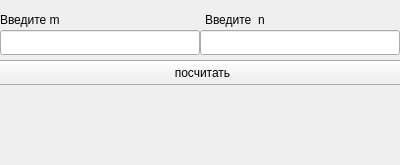
<?xml version="1.0" encoding="UTF-8"?>
<ui version="4.0">
 <class>MainWindow</class>
 <widget class="QMainWindow" name="MainWindow">
  <property name="geometry">
   <rect>
    <x>0</x>
    <y>0</y>
    <width>400</width>
    <height>165</height>
   </rect>
  </property>
  <property name="windowTitle">
   <string>MainWindow</string>
  </property>
  <widget class="QWidget" name="centralwidget">
   <widget class="QLineEdit" name="lineM">
    <property name="geometry">
     <rect>
      <x>0</x>
      <y>30</y>
      <width>200</width>
      <height>25</height>
     </rect>
    </property>
   </widget>
   <widget class="QLineEdit" name="lineN">
    <property name="geometry">
     <rect>
      <x>200</x>
      <y>30</y>
      <width>200</width>
      <height>25</height>
     </rect>
    </property>
   </widget>
   <widget class="QLabel" name="label">
    <property name="geometry">
     <rect>
      <x>0</x>
      <y>10</y>
      <width>201</width>
      <height>20</height>
     </rect>
    </property>
    <property name="text">
     <string>Введите m</string>
    </property>
   </widget>
   <widget class="QLabel" name="label_2">
    <property name="geometry">
     <rect>
      <x>205</x>
      <y>10</y>
      <width>201</width>
      <height>20</height>
     </rect>
    </property>
    <property name="text">
     <string>Введите  n</string>
    </property>
   </widget>
   <widget class="QLabel" name="label_otvet">
    <property name="geometry">
     <rect>
      <x>0</x>
      <y>90</y>
      <width>411</width>
      <height>71</height>
     </rect>
    </property>
    <property name="text">
     <string/>
    </property>
   </widget>
   <widget class="QPushButton" name="pushButton">
    <property name="geometry">
     <rect>
      <x>-3</x>
      <y>60</y>
      <width>411</width>
      <height>25</height>
     </rect>
    </property>
    <property name="text">
     <string>посчитать</string>
    </property>
   </widget>
  </widget>
 </widget>
 <resources/>
 <connections/>
</ui>
